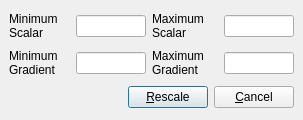
<?xml version="1.0" encoding="UTF-8"?>
<ui version="4.0">
 <class>pqRescaleRangeDialog</class>
 <widget class="QDialog" name="pqRescaleRangeDialog">
  <property name="geometry">
   <rect>
    <x>0</x>
    <y>0</y>
    <width>303</width>
    <height>120</height>
   </rect>
  </property>
  <property name="windowTitle">
   <string>Set Range</string>
  </property>
  <layout class="QGridLayout">
   <property name="margin">
    <number>9</number>
   </property>
   <property name="spacing">
    <number>6</number>
   </property>
   <item row="2" column="0" colspan="4">
    <layout class="QHBoxLayout">
     <property name="spacing">
      <number>6</number>
     </property>
     <property name="margin">
      <number>0</number>
     </property>
     <item>
      <spacer>
       <property name="orientation">
        <enum>Qt::Horizontal</enum>
       </property>
       <property name="sizeHint" stdset="0">
        <size>
         <width>40</width>
         <height>20</height>
        </size>
       </property>
      </spacer>
     </item>
     <item>
      <widget class="QPushButton" name="RescaleButton">
       <property name="text">
        <string>&amp;Rescale</string>
       </property>
       <property name="default">
        <bool>true</bool>
       </property>
      </widget>
     </item>
     <item>
      <widget class="QPushButton" name="CancelButton">
       <property name="text">
        <string>&amp;Cancel</string>
       </property>
      </widget>
     </item>
    </layout>
   </item>
   <item row="0" column="2">
    <widget class="QLabel" name="label_2">
     <property name="text">
      <string>Maximum Scalar</string>
     </property>
     <property name="wordWrap">
      <bool>true</bool>
     </property>
    </widget>
   </item>
   <item row="0" column="3">
    <widget class="QLineEdit" name="MaximumScalar">
     <property name="whatsThis">
      <string>Enter the new range maximum here.</string>
     </property>
    </widget>
   </item>
   <item row="0" column="1">
    <widget class="QLineEdit" name="MinimumScalar">
     <property name="whatsThis">
      <string>Enter the new range minimum here.</string>
     </property>
    </widget>
   </item>
   <item row="0" column="0">
    <widget class="QLabel" name="label">
     <property name="text">
      <string>Minimum Scalar</string>
     </property>
     <property name="wordWrap">
      <bool>true</bool>
     </property>
    </widget>
   </item>
   <item row="1" column="1">
    <widget class="QLineEdit" name="MinimumGradient"/>
   </item>
   <item row="1" column="3">
    <widget class="QLineEdit" name="MaximumGradient"/>
   </item>
   <item row="1" column="0">
    <widget class="QLabel" name="label_3">
     <property name="text">
      <string>Minimum Gradient</string>
     </property>
     <property name="wordWrap">
      <bool>true</bool>
     </property>
    </widget>
   </item>
   <item row="1" column="2">
    <widget class="QLabel" name="label_4">
     <property name="text">
      <string>Maximum Gradient</string>
     </property>
     <property name="wordWrap">
      <bool>true</bool>
     </property>
    </widget>
   </item>
  </layout>
 </widget>
 <tabstops>
  <tabstop>MinimumScalar</tabstop>
  <tabstop>MaximumScalar</tabstop>
  <tabstop>RescaleButton</tabstop>
  <tabstop>CancelButton</tabstop>
 </tabstops>
 <resources/>
 <connections/>
</ui>
